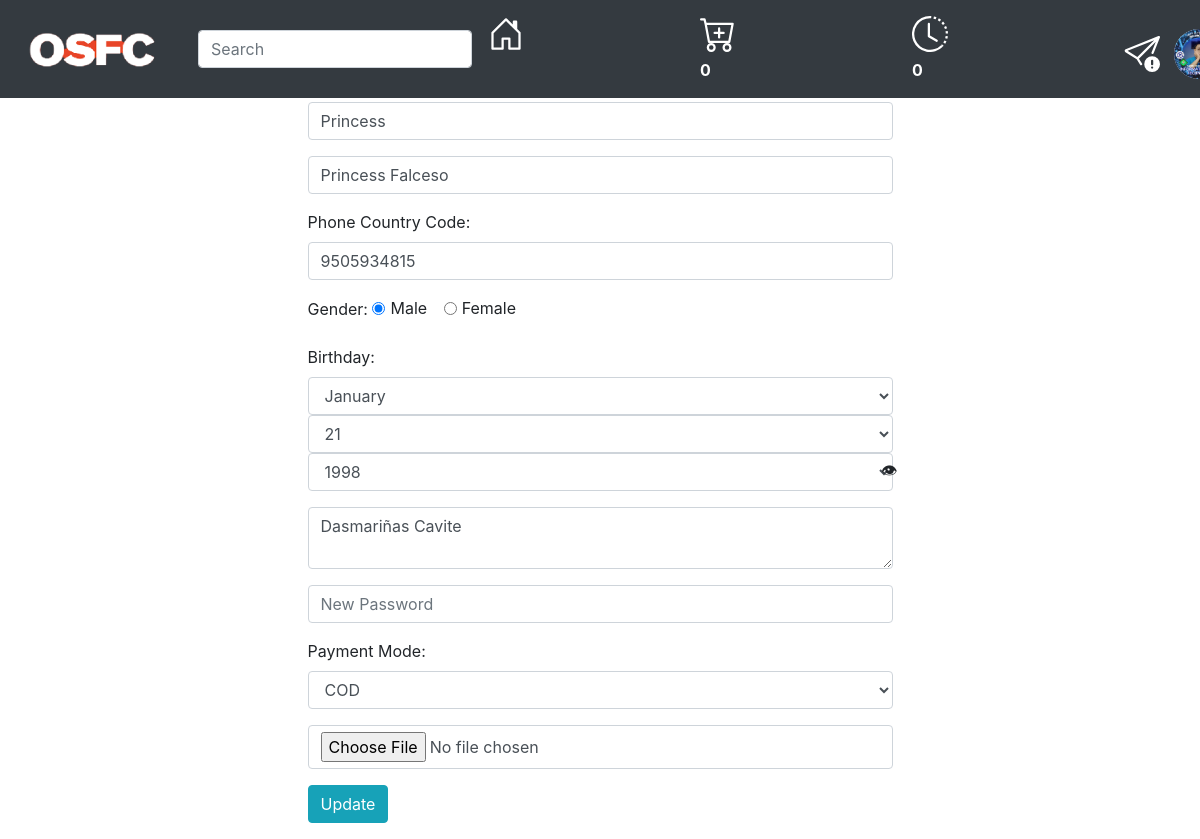
/edit_profile.php (signed in), run on the app's committed database.
### tables this page shows
CREATE TABLE `registration_user` (
  `id` int(11) NOT NULL,
  `username` varchar(255) DEFAULT NULL,
  `email` varchar(255) NOT NULL,
  `password` varchar(255) NOT NULL,
  `user_id` int(11) NOT NULL,
  `fullname` varchar(255) NOT NULL,
  `user_images` varchar(255) NOT NULL,
  `phone_number` varchar(255) NOT NULL,
  `gender` varchar(255) NOT NULL,
  `birth_month` varchar(255) NOT NULL,
  `birth_date` varchar(255) NOT NULL,
  `birth_year` varchar(255) NOT NULL,
  `address` varchar(255) NOT NULL,
  `payment_mode` varchar(255) NOT NULL
);

### edit_profile.php (the view, shortened to what this page needs)
<?php
include "nav.php";
?>
<!DOCTYPE html>
<html lang="en">
<head>
    <link rel="stylesheet" href="https://maxcdn.bootstrapcdn.com/bootstrap/4.0.0/css/bootstrap.min.css">
    <link rel="stylesheet" href="style.css">
</head>
<body>
<div class="center">
    <div class="row">
        <div class="col-md-6 offset-3 mt-5">
            <?php
            include("connectiion.php");
            $currentUser = $_SESSION['username'];
            $sql = "SELECT * FROM registration_user WHERE username = '$currentUser'";
            $gotResults = mysqli_query($conn, $sql);
            if ($gotResults && mysqli_num_rows($gotResults) > 0) {
                while ($row = mysqli_fetch_array($gotResults)) {
                    ?>
                    <form method="post" enctype="multipart/form-data">
                        <div class="form-group">
                            <input type="text" name="updateuserName" class="form-control"
                                   value="<?= $row['username']; ?>">
                        </div>
                        <div class="form-group">
                            <input type="text" name="updateuserfullname" class="form-control"
                                   value="<?= $row['fullname']; ?>">
                        </div>
                            <div class="form-group">
        <label for="updatephoneNumber">Phone Country Code:</label>
        <div class="input-group">
            <input type="text" name="updatephoneNumber" id="updatephoneNumber" class="form-control" placeholder="Phone Number" value="<?= htmlspecialchars($row['phone_number']); ?>">
        </div>
    </div>
                        <div class="form-group">
                            <label for="updategender">Gender:</label>
                            <div class="form-check form-check-inline">
                                <input class="form-check-input" type="radio" name="updategender" id="male"
                                       value="male" <?= $row['gender'] == 'male' ? 'checked' : ''; ?>>
                                <label class="form-check-label" for="male">Male</label>
                            </div>
                            <div class="form-check form-check-inline">
                                <input class="form-check-input" type="radio" name="updategender" id="female"
                                       value="female" <?= $row['gender'] == 'female' ? 'checked' : ''; ?>>
                                <label class="form-check-label" for="female">Female</label>
                            </div>
                        </div>
                        <div class="form-group">
                            <label for="updatebirthdate">Birthday:</label>
<select name="updatebirthMonth" class="form-control">
    <?php
    $months = [
        '01' => 'January', '02' => 'February', '03' => 'March',
        '04' => 'April', '05' => 'May', '06' => 'June',
        '07' => 'July', '08' => 'August', '09' => 'September',
        '10' => 'October', '11' => 'November', '12' => 'December'
    ];
    foreach ($months as $key => $value) {
        echo '<option value="' . $key . '" ' . ($row['birth_month'] == $key ? 'selected' : '') . '>' . $value . '</option>';
    }
    ?>
</select>
<select name="updatebirthDate" class="form-control">
    <?php
    for ($i = 1; $i <= 31; $i++) {
        echo '<option value="' . sprintf("%02d", $i) . '" ' . ($row['birth_date'] == sprintf("%02d", $i) ? 'selected' : '') . '>' . $i . '</option>';
    }
    ?>
</select>
<select name="updatebirthYear" class="form-control">
    <?php
    $currentYear = date('Y');
    $startYear = $currentYear - 100;
    $endYear = $currentYear - 18;
    for ($year = $startYear; $year <= $endYear; $year++) {
        echo '<option value="' . $year . '" ' . ($row['birth_year'] == $year ? 'selected' : '') . '>' . $year . '</option>';
    }
    ?>
</select>
                        </div>
                        <div class="form-group">
                            <textarea name="updateaddress" class="form-control"
                                      placeholder="Address"><?= $row['address']; ?></textarea>
                        </div>
                                        <div class="form-group">
                    <input type="password" name="updatepassword" class="form-control" id="passwordInput" placeholder="New Password">
                    <span toggle="#passwordInput" class="checkbox" onclick="togglePasswordVisibility()">&#128065;</span>
                </div>
                        <div class="form-group">
                            <label for="updatepaymentMode">Payment Mode:</label>
                            <select name="updatepaymentMode" class="form-control">
                                <option value="COD" <?= $row['payment_mode'] == 'COD' ? 'selected' : ''; ?>>COD</option>
                            </select>
                        </div>
                        <div class="form-group">
                            <input type="file" name="userimage" class="form-control">
                        </div>
                        <div class="form-group">
                            <input type="submit" name="update" class="btn btn-info" value="Update">
                        </div>
                    </form>
                    <?php
                }
            }
            ?>
        </div>
    </div>
</div>
</body>
</html>

### style.css (style rules this page uses)
.checkbox { position: absolute; right: 10px; top: 50%; transform: translateY(-50%); cursor: pointer; }

### edit_profile.php (style rules this page uses)
body { padding-top: 54px; }

### data on the page
registration_user: updateuserName "Princess", updateuserfullname "Princess Falceso", updatephoneNumber "9505934815", gender "☑ Male", gender "☐ Female", updatebirthMonth "January", updatebirthDate "21", updatebirthYear "1998", updateaddress "Dasmariñas Cavite", updatepaymentMode "COD"

### other printed values
$rowCount "0"
